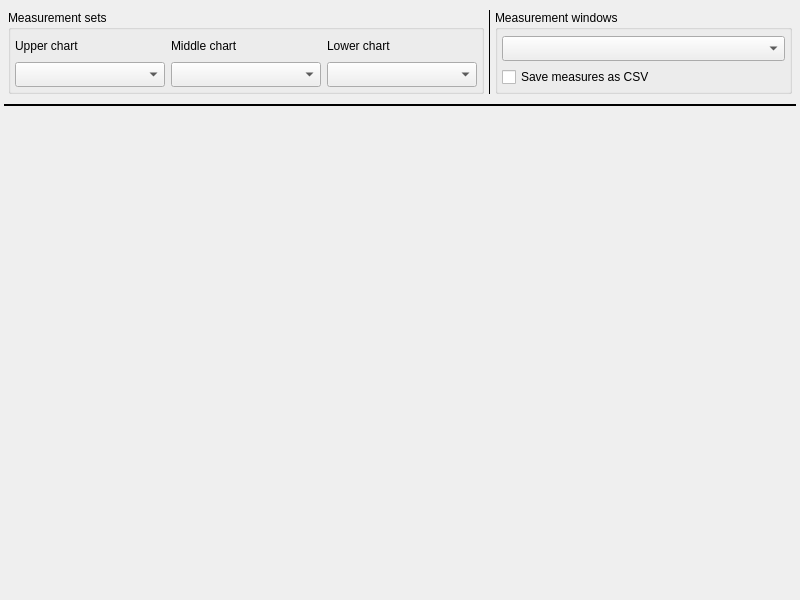
<?xml version="1.0" encoding="UTF-8"?>
<ui version="4.0">
 <class>MeasureDialog</class>
 <widget class="QWidget" name="MeasureDialog">
  <property name="geometry">
   <rect>
    <x>0</x>
    <y>0</y>
    <width>800</width>
    <height>600</height>
   </rect>
  </property>
  <property name="sizePolicy">
   <sizepolicy hsizetype="Preferred" vsizetype="Preferred">
    <horstretch>0</horstretch>
    <verstretch>0</verstretch>
   </sizepolicy>
  </property>
  <property name="minimumSize">
   <size>
    <width>800</width>
    <height>600</height>
   </size>
  </property>
  <property name="maximumSize">
   <size>
    <width>16777215</width>
    <height>16777215</height>
   </size>
  </property>
  <property name="sizeIncrement">
   <size>
    <width>10</width>
    <height>10</height>
   </size>
  </property>
  <property name="baseSize">
   <size>
    <width>10</width>
    <height>10</height>
   </size>
  </property>
  <property name="font">
   <font>
    <family>Arial</family>
   </font>
  </property>
  <property name="windowTitle">
   <string>Measurements</string>
  </property>
  <layout class="QVBoxLayout" name="verticalLayout" stretch="0,0,1">
   <property name="spacing">
    <number>4</number>
   </property>
   <property name="leftMargin">
    <number>4</number>
   </property>
   <property name="topMargin">
    <number>4</number>
   </property>
   <property name="rightMargin">
    <number>4</number>
   </property>
   <property name="bottomMargin">
    <number>4</number>
   </property>
   <item>
    <layout class="QHBoxLayout" name="horizontalLayout" stretch="0,0,0">
     <property name="spacing">
      <number>4</number>
     </property>
     <property name="leftMargin">
      <number>4</number>
     </property>
     <property name="topMargin">
      <number>6</number>
     </property>
     <property name="rightMargin">
      <number>4</number>
     </property>
     <property name="bottomMargin">
      <number>6</number>
     </property>
     <item>
      <widget class="QGroupBox" name="measureGroup">
       <property name="title">
        <string>Measurement sets</string>
       </property>
       <layout class="QGridLayout" name="gridLayout">
        <property name="leftMargin">
         <number>4</number>
        </property>
        <property name="topMargin">
         <number>6</number>
        </property>
        <property name="rightMargin">
         <number>4</number>
        </property>
        <property name="bottomMargin">
         <number>4</number>
        </property>
        <item row="1" column="0">
         <widget class="QComboBox" name="measureSet1">
          <property name="minimumSize">
           <size>
            <width>150</width>
            <height>25</height>
           </size>
          </property>
         </widget>
        </item>
        <item row="0" column="1">
         <widget class="QLabel" name="label_2">
          <property name="text">
           <string>Middle chart</string>
          </property>
         </widget>
        </item>
        <item row="0" column="0">
         <widget class="QLabel" name="label">
          <property name="text">
           <string>Upper chart</string>
          </property>
         </widget>
        </item>
        <item row="0" column="2">
         <widget class="QLabel" name="label_3">
          <property name="text">
           <string>Lower chart</string>
          </property>
         </widget>
        </item>
        <item row="1" column="1">
         <widget class="QComboBox" name="measureSet2">
          <property name="minimumSize">
           <size>
            <width>150</width>
            <height>25</height>
           </size>
          </property>
         </widget>
        </item>
        <item row="1" column="2">
         <widget class="QComboBox" name="measureSet3">
          <property name="minimumSize">
           <size>
            <width>150</width>
            <height>25</height>
           </size>
          </property>
         </widget>
        </item>
       </layout>
      </widget>
     </item>
     <item>
      <widget class="Line" name="line_2">
       <property name="frameShadow">
        <enum>QFrame::Plain</enum>
       </property>
       <property name="midLineWidth">
        <number>1</number>
       </property>
       <property name="orientation">
        <enum>Qt::Vertical</enum>
       </property>
      </widget>
     </item>
     <item>
      <widget class="QGroupBox" name="timeGroup">
       <property name="title">
        <string>Measurement windows</string>
       </property>
       <layout class="QGridLayout" name="gridLayout_2">
        <property name="leftMargin">
         <number>4</number>
        </property>
        <property name="topMargin">
         <number>6</number>
        </property>
        <property name="rightMargin">
         <number>4</number>
        </property>
        <property name="bottomMargin">
         <number>4</number>
        </property>
        <item row="0" column="0">
         <widget class="QComboBox" name="timeSet">
          <property name="minimumSize">
           <size>
            <width>150</width>
            <height>25</height>
           </size>
          </property>
         </widget>
        </item>
        <item row="1" column="0">
         <widget class="QCheckBox" name="checkSaveCSV">
          <property name="text">
           <string>Save measures as CSV</string>
          </property>
         </widget>
        </item>
       </layout>
      </widget>
     </item>
    </layout>
   </item>
   <item>
    <widget class="Line" name="line">
     <property name="frameShadow">
      <enum>QFrame::Plain</enum>
     </property>
     <property name="lineWidth">
      <number>2</number>
     </property>
     <property name="midLineWidth">
      <number>1</number>
     </property>
     <property name="orientation">
      <enum>Qt::Horizontal</enum>
     </property>
    </widget>
   </item>
   <item>
    <widget class="QWidget" name="measure" native="true">
     <property name="enabled">
      <bool>true</bool>
     </property>
     <property name="sizePolicy">
      <sizepolicy hsizetype="Expanding" vsizetype="Expanding">
       <horstretch>0</horstretch>
       <verstretch>0</verstretch>
      </sizepolicy>
     </property>
     <property name="minimumSize">
      <size>
       <width>0</width>
       <height>0</height>
      </size>
     </property>
     <property name="maximumSize">
      <size>
       <width>16777215</width>
       <height>16777215</height>
      </size>
     </property>
     <property name="sizeIncrement">
      <size>
       <width>10</width>
       <height>10</height>
      </size>
     </property>
     <property name="baseSize">
      <size>
       <width>10</width>
       <height>10</height>
      </size>
     </property>
     <property name="autoFillBackground">
      <bool>true</bool>
     </property>
     <property name="styleSheet">
      <string notr="true"/>
     </property>
    </widget>
   </item>
  </layout>
 </widget>
 <resources/>
 <connections/>
 <designerdata>
  <property name="gridDeltaX">
   <number>5</number>
  </property>
  <property name="gridDeltaY">
   <number>5</number>
  </property>
  <property name="gridSnapX">
   <bool>true</bool>
  </property>
  <property name="gridSnapY">
   <bool>true</bool>
  </property>
  <property name="gridVisible">
   <bool>true</bool>
  </property>
 </designerdata>
</ui>
